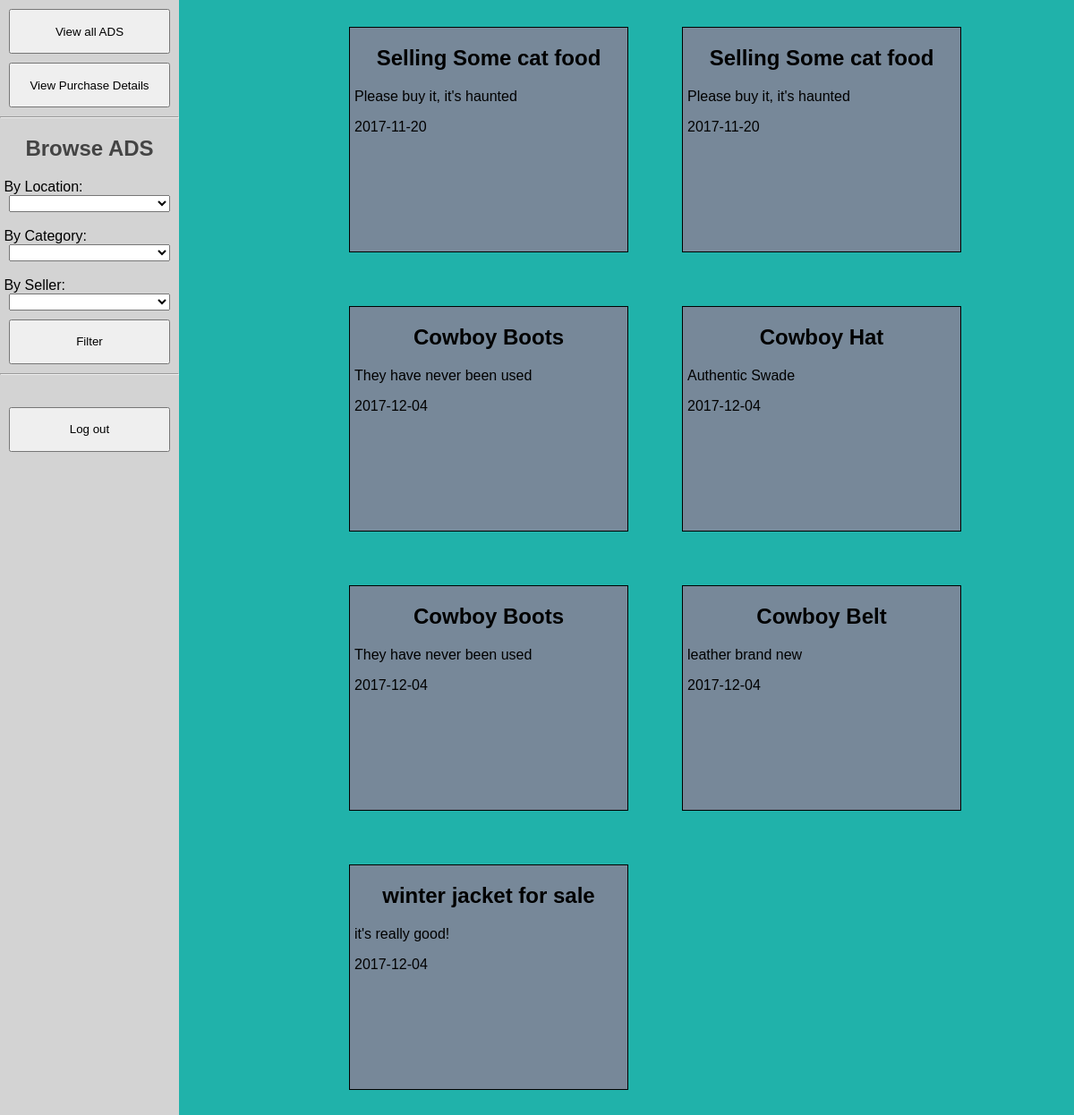
The page /userpage.php (signed in) on the database its author committed.
### tables this page shows
CREATE TABLE Ad (
    Id int PRIMARY KEY NOT NULL AUTO_INCREMENT,
    Username varchar(50) NOT NULL,
    Email varchar(50) NOT NULL,
    PhoneNumber varchar(20) NOT NULL,
    Price float NOT NULL,
    Available varchar(20) NOT NULL DEFAULT "ONLINE",
    ForSaleBy varchar(50) NOT NULL,
    Title varchar(50) NOT NULL,
    AdDesc varchar(255) NOT NULL,
    Addr varchar(100) NOT NULL,
    Category varchar(50) NOT NULL,
    SubCategory varchar(50) NOT NULL,
    Province varchar(50) NOT NULL,
    City varchar(50) NOT NULL,
    Posted Date,
    Sold   varchar(1) NOT NULL DEFAULT 'F',
    Promotion int NOT NULL DEFAULT 0,
    Rating int NOT NULL DEFAULT 0,
    Deleted varchar(1) NOT NULL DEFAULT 'F',
    Img    varchar(500) NOT NULL DEFAULT ""
);

### utils.php (the view, shortened to what this page needs)
<?php
function locationDropdown($provinces,$cities,$selectedProvince = null,$selectedCity = null) {
    echo "<select required id='province' name='province' type='text'>";
    echo "<option value=''> </option>";
    for($i = 0; $i < count($provinces); $i++) {
      if($provinces[$i]["province_name"] == $selectedProvince) {
        echo "<option selected='selected' value='" . $provinces[$i]["province_name"]  . "'>" . str_replace("-"," ",$provinces[$i]["province_name"])  . "</option>";
      } else {
        echo "<option value='" . $provinces[$i]["province_name"]  . "'>" . str_replace("-"," ",$provinces[$i]["province_name"])  . "</option>";
      }
    }
    echo "</select>";
}
function displayAds($ads,$mode = "NORMAL") {
    if($mode == "NORMAL") {
        for($i = 0; $i < count($ads); $i++) {
            echo "<div onclick='window.location.href=" . "\"viewad.php?id=" . $ads[$i]["Id"]  . "\"" . ";'" . "class='ad'><h2>" . $ads[$i]["Title"] . '</h2>';
            echo "<p>"  . $ads[$i]["AdDesc"] .  "</p>";
            echo "<p>" . $ads[$i]["Posted"] . "</p>";
            echo "</div>";
        }
    }
}
?>

### userpage.php (shortened to what this page needs)
<?php include 'config.php'; ?>
<?php include 'utils.php'; ?>
<!doctype html>
<html lang="en">
  <head>
    <link rel="stylesheet" href="index.css"/>
    <link rel="stylesheet" href="userpage.css"/>
  </head>
  <body>
    <?
    $conn = new PDO("mysql:host=$servername;dbname=$dbname", $username, $password);
    $conn->setAttribute(PDO::ATTR_ERRMODE, PDO::ERRMODE_EXCEPTION);
    $stmt = $conn->prepare("SELECT * FROM Category");
    $stmt->execute();
    $stmt->setFetchMode(PDO::FETCH_ASSOC);
    $categories = $stmt->fetchAll();
    $stmt = $conn->prepare("SELECT * FROM Province");
    $stmt->execute();
    $stmt->setFetchMode(PDO::FETCH_ASSOC);
    $provinces = $stmt->fetchAll();
    $stmt = $conn->prepare("SELECT * FROM City");
    $stmt->execute();
    $stmt->setFetchMode(PDO::FETCH_ASSOC);
    $cities = $stmt->fetchAll();
    $stmt = $conn->prepare("SELECT DISTINCT a.Username FROM Ad a, User u WHERE u.Username = a.Username AND DATE_ADD(a.Posted, INTERVAL u.Membership DAY) >= CURDATE() AND a.Available='ONLINE' AND a.Deleted='F'");
    $stmt->execute();
    $stmt->setFetchMode(PDO::FETCH_ASSOC);
    $sellers = $stmt->fetchAll();
    $ads = array();
    if(isset($_GET["myads"])) {
        if($_GET["myads"] != "") {
            $stmt = $conn->prepare("SELECT * FROM Ad WHERE Username=:username");
            $stmt->bindParam(':username', $_SESSION["Username"]);
            $stmt->execute();
            $stmt->setFetchMode(PDO::FETCH_ASSOC);
            $ads = $stmt->fetchAll();
        }
    } else {
        $stmt = $conn->prepare("SELECT a.* FROM Ad a, User u WHERE u.Username = a.Username AND DATE_ADD(a.Posted, INTERVAL u.Membership DAY) >= CURDATE() AND a.Available='ONLINE' AND a.Deleted='F' ORDER BY a.Promotion DESC");
        $stmt->bindParam(':username', $_SESSION["Username"]);
        $stmt->execute();
        $stmt->setFetchMode(PDO::FETCH_ASSOC);
        $tempads = $stmt->fetchAll();
        for($i = 0; $i < count($tempads); $i++) {
            $filtered = false;
            if(!$filtered) {
                array_push($ads,$tempads[$i]);
            }
        }
    }
    ?>
    <? if($_SESSION["Usertype"] == "ADMIN") { ?>
        <div class="aside">
            <button type="button" onclick="viewAllAds()"> View all ADS </button>
            <button type="button" onclick="something()"> View Purchase Details </button>
            <hr>
            <h2> Browse ADS </h2>
            &nbsp;By Location: <br>
            <?php locationDropdown($provinces,$cities); ?>
            <br>
            &nbsp;By Category: <br>
            <select id="category">
                <option value="">  </option>
                <? for($i = 0; $i < count($categories); $i++) {
                    echo "<option value='" . $categories[$i]["CategoryName"]  . "'>" . $categories[$i]["CategoryName"]  . "</option>";
                } ?>
            </select>
            <br> &nbsp;By Seller: <br>
            <select id="seller">
                <option value="">  </option>
                <? for($i = 0; $i < count($sellers); $i++) {
                    echo "<option value='" . $sellers[$i]["Username"]  . "'>" . $sellers[$i]["Username"]  . "</option>";
                } ?>
            </select>
            <button type="button" onclick="filter()" >  Filter </button>
            <hr>
            <br>
            <button type="button" onclick="logout()"> Log out </button>
        </div>
        <div class="content">
                <?php displayAds($ads); ?>
        </div>
    <? } ?>
  </body>
</html>

### index.css (style rules this page uses)
html, body { margin:0px; padding:0px; height:100%; width:100%; font-family: Helvetica, sans-serif; }
body { display:flex; align-content: center; justify-content: center; }
select { margin:5px; }
button { flex: 0 0 auto; display:block; margin:10px; width:200px; height:50px; }
.aside { flex:0 0 auto; height:100%; width:200px; background-color:lightgrey; margin:0; margin-right:auto; }
.content { flex:1 0 auto; background-color:lightseagreen; display:flex; flex-flow:row wrap; overflow-y:scroll; max-width:70%; }
.aside button { width:90%; margin-left:auto; margin-right:auto; }
.aside h2 { text-align:center; color:#444444; }
.aside select { width:90%; display:block; margin:0 auto 0 auto; }
.ad { flex:0 0 auto; width:300px; height:250px; background-color:lightslategray; border:1px solid black; margin:30px; padding-left:5px; padding-right:5px; overflow:none; cursor:pointer; }
.ad h2 { text-align:center; }

### userpage.css (style rules this page uses)
body { background-color:lightseagreen; }

### rows shown on the page
ad: Title "Selling Some cat food", AdDesc "Please buy it, it's haunted", Posted "2017-11-20"
ad: Title "Selling Some cat food", AdDesc "Please buy it, it's haunted", Posted "2017-11-20"
ad: Title "Cowboy Boots", AdDesc "They have never been used", Posted "2017-12-04"
ad: Title "Cowboy Hat", AdDesc "Authentic Swade", Posted "2017-12-04"
ad: Title "Cowboy Boots", AdDesc "They have never been used", Posted "2017-12-04"
ad: Title "Cowboy Belt", AdDesc "leather brand new", Posted "2017-12-04"
ad: Title "winter jacket for sale", AdDesc "it's really good!", Posted "2017-12-04"
